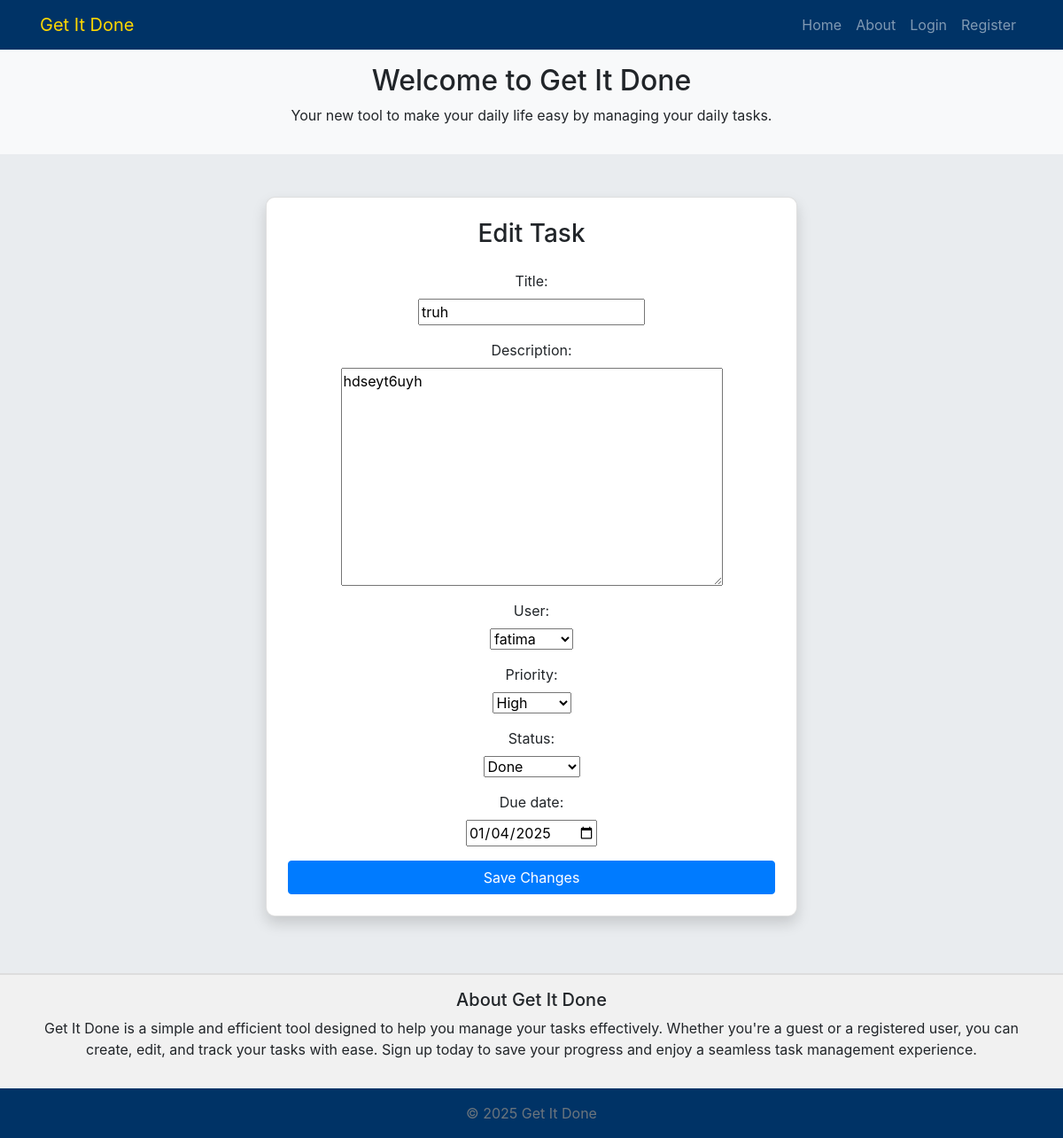
Page /edit-task/15/ on the earlier database version.
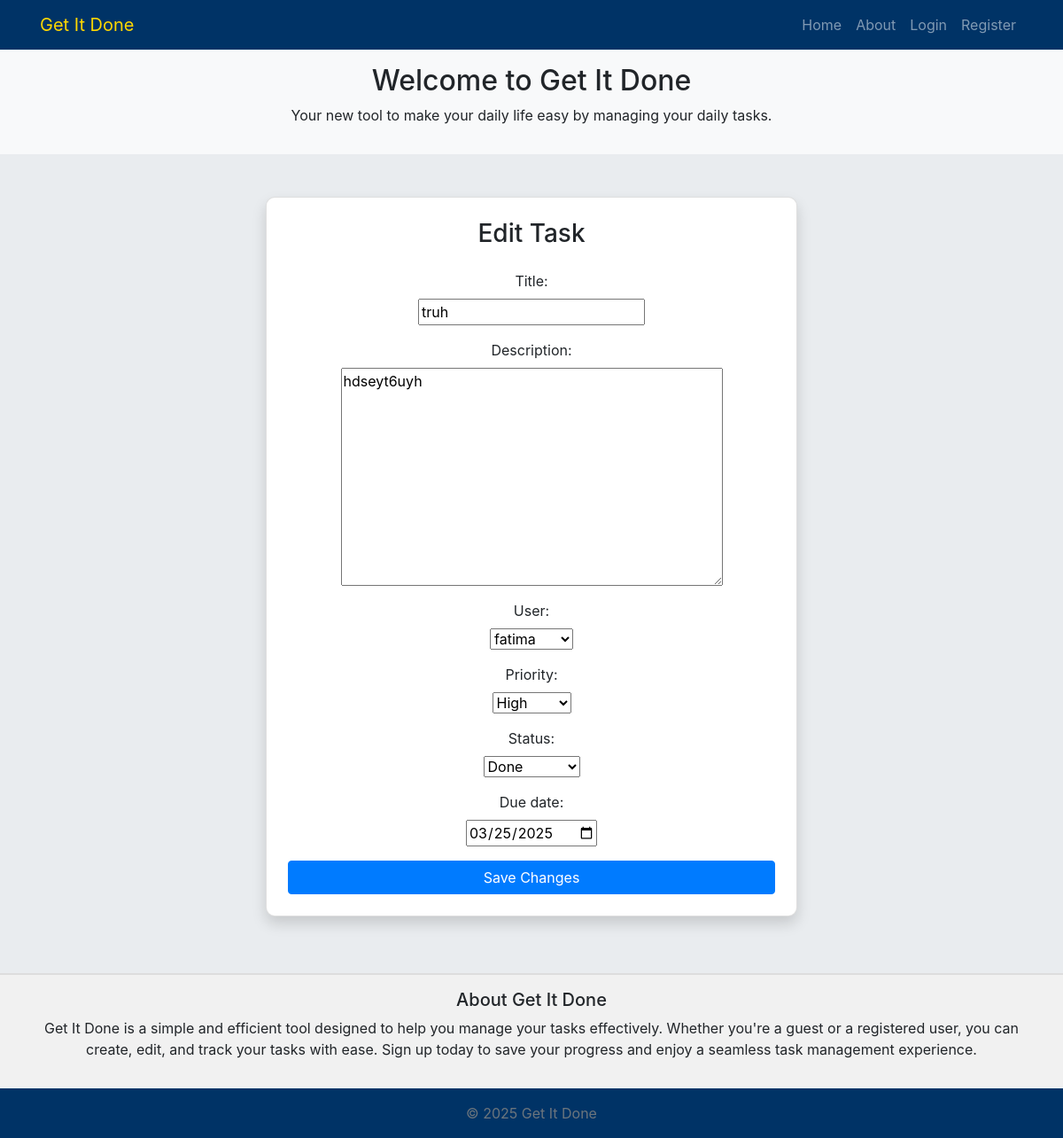
Same page on the later database version.
### tasks/models.py (models this page shows, shortened)
class Task(models.Model):
    PRIORITY_CHOICES = [
        ('low', 'Low'),
        ('medium', 'Medium'),
        ('high', 'High'),
    ]
    STATUS_CHOICES = [
        ('not_started', 'Not Started'),
        ('in_progress', 'In Progress'),
        ('done', 'Done'),
    ]
    title = models.CharField(max_length=255)
    description = models.TextField()
    user = models.ForeignKey(User, on_delete=models.CASCADE, null=True, blank=True)
    priority = models.CharField(max_length=50, choices=PRIORITY_CHOICES)
    status = models.CharField(max_length=50, choices=STATUS_CHOICES)
    due_date = models.DateField()
    created_at = models.DateTimeField(auto_now_add=True)

### tasks/views.py (the view)
# urls.py: path('edit-task/<int:task_id>/', views.edit_task_view, name='edit_task'),
def edit_task_view(request, task_id):
    task = get_object_or_404(Task, id=task_id)
    if request.method == 'POST':
        form = TaskForm(request.POST, instance=task)
        if form.is_valid():
            form.save()
            messages.success(request, 'Task edited successfully!')
            return redirect('home')
        else:
            messages.error(request, 'Failed to edit task. Please correct the errors below.')
    else:
        form = TaskForm(instance=task)
    return render(request, 'tasks/edit_task.html', {'form': form, 'task': task})

### tasks/forms.py (shortened to what this page needs)
class TaskForm(forms.ModelForm):
    user = forms.ModelChoiceField(queryset=User.objects.all(), required=False, empty_label="Guest")
    class Meta:
        model = Task
        fields = ['title', 'description', 'user', 'priority', 'due_date', 'status']
        widgets = {
            'due_date': forms.DateInput(attrs={'type': 'date'}),
        }

### tasks/templates/tasks/edit_task.html (shortened to what this page needs)
{% extends 'tasks/base.html' %}
{% load static %}
{% block content %}
<div class="container d-flex justify-content-center align-items-center min-vh-80">
    <div class="card p-4 shadow container-bg centered-card">
        <h3 class="text-center mb-4">Edit Task</h3>
        <form method="post" action="{% url 'edit_task' task.id %}" id="edit-task-form">
            <div class="form-group text-center">
                {{ form.title.label_tag }}
                {{ form.title }}
            </div>
            <div class="form-group text-center">
                {{ form.description.label_tag }}
                {{ form.description }}
            </div>
            <div class="form-group text-center">
                {{ form.user.label_tag }}
                {{ form.user }}
            </div>
            <div class="form-group text-center">
                {{ form.priority.label_tag }}
                {{ form.priority }}
            </div>
            <div class="form-group text-center">
                {{ form.status.label_tag }}
                {{ form.status }}
            </div>
            <div class="form-group text-center">
                {{ form.due_date.label_tag }}
                {{ form.due_date }}
            </div>
            <div class="text-center">
                <button type="submit" class="btn btn-primary w-100">Save Changes</button>
            </div>
        </form>
    </div>
</div>
{% endblock %}

Differences in the rows shown:
changed Task "truh": due_date "01/04/2025" → "03/25/2025"
